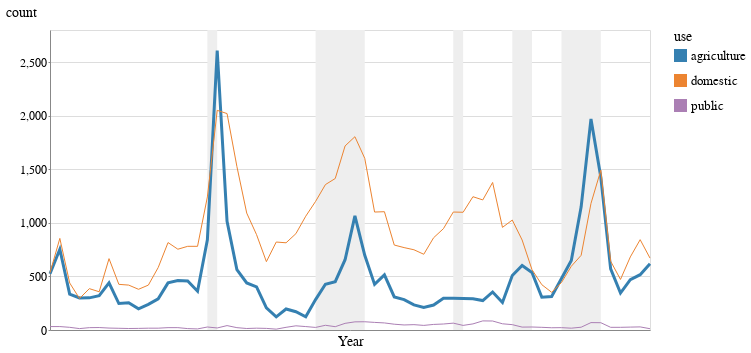

Notebook cell for this chart:
### Markdown cell above
## Well construction over time

### Code cell
drought_years = [
    {"start": 1976, "end": 1977},
    {"start": 1987, "end": 1992},
    {"start": 2001, "end": 2002},
    {"start": 2007, "end": 2009},
    {"start": 2012, "end": 2016},
]

drought_years = alt.pd.DataFrame(drought_years)

sgma_year = [
    {"year": 2014, "title": 'SGMA passed'}
]
sgma_year = alt.pd.DataFrame(sgma_year)

highlight = alt.selection(type='single', 
                          on='mouseover',
                          fields=['use'], 
                          nearest=True,
                          init={'use':'agriculture'})

base = alt.Chart(grouped_date_use[grouped_date_use['date'] >= 1960]).encode(
    x=alt.X('date:T', axis=alt.Axis(values=[.995,.020], format='%Y', title='Year')),
    y='count:Q',
    color='use:N',
    tooltip=['date', 'use', 'count']
)

points = base.mark_circle().encode(
    opacity=alt.value(0)
).add_selection(
    highlight
).properties(
    width=600,
    height=300
)

lines = base.mark_line().encode(
    size=alt.condition(~highlight, alt.value(1), alt.value(3))
)

rect = alt.Chart(drought_years).mark_rect(color="#EEE").encode(
    x='start:T',
    x2='end:T',
)

rules = alt.Chart(sgma_year).mark_rule(color="#000").encode(
    x='date:T',
)

rect + points + lines + rules

### Figure 1 — Vega-Lite specification as saved in the notebook (floating-point values rounded to 4 significant figures; data arrays with more than 128 entries replaced by an {"elided": "..."} marker saying what was removed)
{"config": {"view": {"width": 800, "height": 450}, "background": "#ffffff", "title": {"anchor": "start", "font": "BentonGothic-Bold, sans", "fontColor": "#000000", "fontSize": 22, "fontWeight": "normal"}, "arc": {"fill": "#82c6df"}, "area": {"fill": "#82c6df"}, "line": {"stroke": "#82c6df", "strokeWidth": 3}, "path": {"stroke": "#82c6df"}, "rect": {"fill": "#82c6df"}, "shape": {"stroke": "#82c6df"}, "bar": {"fill": "#82c6df"}, "point": {"stroke": "#82c6df"}, "symbol": {"fill": "#82c6df", "size": 30}, "axis": {"titleFont": "BentonGothic-Bold, sans", "titleFontSize": 14, "titleFontWeight": "normal", "labelFont": "BentonGothic, sans", "labelFontSize": 12, "labelFontWeight": "normal"}, "axisX": {"labelAngle": 0, "labelPadding": 4, "tickSize": 3}, "axisY": {"labelBaseline": "middle", "maxExtent": 45, "minExtent": 45, "tickSize": 2, "titleAlign": "left", "titleAngle": 0, "titleX": -45, "titleY": -11}, "legend": {"titleFont": "BentonGothic-Bold, sans", "titleFontSize": 14, "titleFontWeight": "normal", "symbolType": "square", "labelFont": "BentonGothic, sans", "labelFontSize": 13}, "range": {"category": ["#3580b1", "#ec8431", "#ab7fb4", "#c89d29", "#adc839", "#829eb1"], "diverging": ["#e68a4f", "#f4bb6a", "#f9e39c", "#dadfe2", "#a6b7c6", "#849eae"], "heatmap": ["#fbf2c7", "#f9e39c", "#f8d36e", "#f4bb6a", "#e68a4f", "#d15a40", "#ab4232"], "ordinal": ["#fbf2c7", "#f9e39c", "#f8d36e", "#f4bb6a", "#e68a4f", "#d15a40", "#ab4232"], "ramp": ["#fbf2c7", "#f9e39c", "#f8d36e", "#f4bb6a", "#e68a4f", "#d15a40", "#ab4232"]}}, "layer": [{"data": {"name": "data-8d673063f9e375b0e36b21ee75781660"}, "mark": {"type": "rect", "color": "#EEE"}, "encoding": {"x": {"type": "temporal", "field": "start"}, "x2": {"field": "end"}}}, {"data": {"name": "data-eb7920116e4d284e3df1c4bdbac4ced2"}, "mark": "circle", "encoding": {"color": {"type": "nominal", "field": "use"}, "opacity": {"value": 0}, "tooltip": [{"type": "quantitative", "field": "date"}, {"type": "nominal", "field": "use"}, {"type": "quantitative", "field": "count"}], "x": {"type": "temporal", "axis": {"format": "%Y", "title": "Year", "values": [0.995, 0.02]}, "field": "date"}, "y": {"type": "quantitative", "field": "count"}}, "height": 300, "selection": {"selector001": {"type": "single", "on": "mouseover", "fields": ["use"], "nearest": true, "init": {"use": "agriculture"}}}, "width": 600}, {"data": {"name": "data-eb7920116e4d284e3df1c4bdbac4ced2"}, "mark": "line", "encoding": {"color": {"type": "nominal", "field": "use"}, "size": {"condition": {"value": 1, "selection": {"not": "selector001"}}, "value": 3}, "tooltip": [{"type": "quantitative", "field": "date"}, {"type": "nominal", "field": "use"}, {"type": "quantitative", "field": "count"}], "x": {"type": "temporal", "axis": {"format": "%Y", "title": "Year", "values": [0.995, 0.02]}, "field": "date"}, "y": {"type": "quantitative", "field": "count"}}}, {"data": {"name": "data-fc31ed7477c1557785b92e241be8b9ad"}, "mark": {"type": "rule", "color": "#000"}, "encoding": {"x": {"type": "temporal", "field": "date"}}}], "$schema": "https://vega.github.io/schema/vega-lite/v4.8.1.json", "datasets": {"data-8d673063f9e375b0e36b21ee75781660": [{"start": 1976, "end": 1977}, {"start": 1987, "end": 1992}, {"start": 2001, "end": 2002}, {"start": 2007, "end": 2009}, {"start": 2012, "end": 2016}], "data-eb7920116e4d284e3df1c4bdbac4ced2": {"elided": "186 records"}, "data-fc31ed7477c1557785b92e241be8b9ad": [{"year": 2014, "title": "SGMA passed"}]}}
